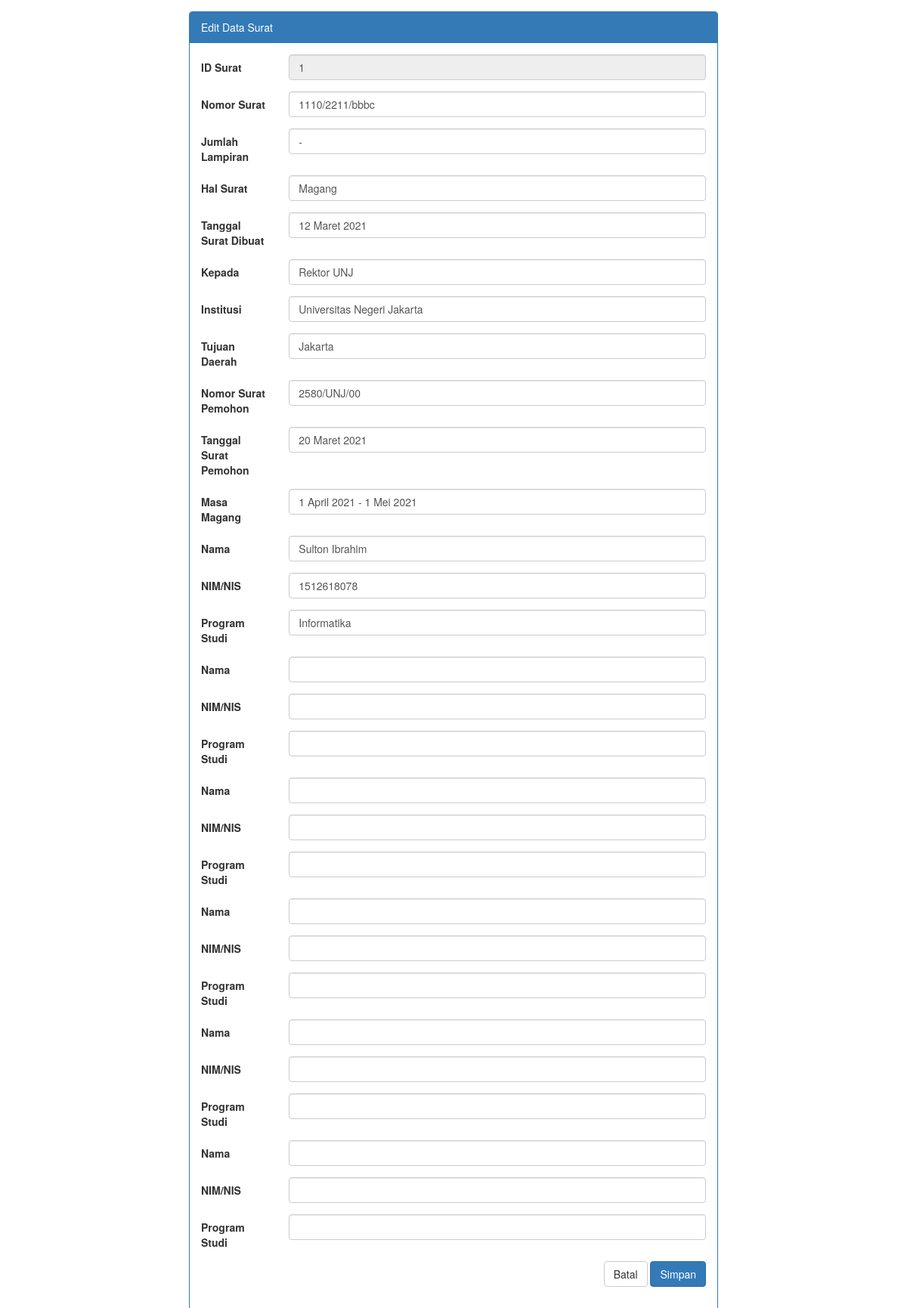
The page /home/formedit/1 on the database its author committed.
### tables this page shows
CREATE TABLE `surat` (
  `id_surat` int(11) NOT NULL,
  `no_surat` varchar(255) NOT NULL,
  `lampiran` varchar(3) NOT NULL,
  `hal_surat` varchar(255) NOT NULL,
  `tglsurat_dibuat` varchar(255) NOT NULL,
  `kepada_surat` varchar(255) NOT NULL,
  `institusi_surat` varchar(255) NOT NULL,
  `daerah_surat` varchar(255) NOT NULL,
  `no_surat_pemohon` varchar(255) NOT NULL,
  `tglsurat_pemohon` varchar(255) NOT NULL,
  `masa_magang` varchar(255) NOT NULL,
  `nama` varchar(255) NOT NULL,
  `nim` varchar(255) NOT NULL,
  `program_studi` varchar(255) NOT NULL,
  `nama2` varchar(255) NOT NULL,
  `nim2` varchar(255) NOT NULL,
  `program_studi2` varchar(255) NOT NULL,
  `nama3` varchar(255) NOT NULL,
  `nim3` varchar(255) NOT NULL,
  `program_studi3` varchar(255) NOT NULL,
  `nama4` varchar(255) NOT NULL,
  `nim4` varchar(255) NOT NULL,
  `program_studi4` varchar(255) NOT NULL,
  `nama5` varchar(255) NOT NULL,
  `nim5` varchar(255) NOT NULL,
  `program_studi5` varchar(255) NOT NULL,
  `nama6` varchar(255) NOT NULL,
  `nim6` varchar(255) NOT NULL,
  `program_studi6` varchar(255) NOT NULL,
  `siswa` varchar(255) NOT NULL
);

### application/controllers/Home.php (called while the page is built, shortened)
<?php
class Home extends CI_Controller
{
	public function __construct()
	{
		$this->load->model('model_surat');
		$this->load->helper(['url_helper', 'form']);
		$this->load->library(['form_validation', 'session', 'pdf']);
	}
	public function formedit($id)
	{
		$data['title'] = 'Edit Data | Test tampil Database';
		$data['db'] = $this->model_surat->edit_surat($id);
		$this->load->view('templates/header', $data);
		$this->load->view('formedit', $data);
		$this->load->view('templates/footer');
	}
}

### index.php (called while the page is built, shortened)
<?php
require_once BASEPATH.'core/CodeIgniter.php';

### application/config/database.php (called while the page is built, shortened)
<?php
$db['default'] = array(
	'dsn'	=> '',
	'hostname' => 'localhost',
	'username' => 'root',
	'password' => '',
	'database' => 'database_surat',
	'dbdriver' => 'mysqli',
	'dbprefix' => '',
	'pconnect' => FALSE,
	'db_debug' => (ENVIRONMENT !== 'production'),
	'cache_on' => FALSE,
	'cachedir' => '',
	'char_set' => 'utf8',
	'dbcollat' => 'utf8_general_ci',
	'swap_pre' => '',
	'encrypt' => FALSE,
	'compress' => FALSE,
	'stricton' => FALSE,
	'failover' => array(),
	'save_queries' => TRUE
);

### application/models/model_surat.php (called while the page is built, shortened)
<?php
class model_surat extends CI_Model
{
	public function edit_surat($id)
	{
		$query = $this->db->get_where('surat', ['id_surat' => $id]);
		return $query->row();
	}
}

### application/views/formedit.php (the view, shortened to what this page needs)
<section class="container-fluid">
	<div class="row">
		<div class="form-input clearfix">
			<div class="col-md-auto">
				<div class="panel panel-primary">
					<div class="panel-heading">Edit Data Surat</div>
					<div class="panel-body">
						<?php echo form_open('home/updatesurat/' . $db->id_surat, ['class' => 'form-horizontal', 'method' => 'post']); ?>
						<div class="form-group <?php echo (form_error('id_surat') != '') ? 'has-error has-feedback' : '' ?>">
							<label for="id_surat" class="control-label col-sm-2">ID Surat </label>
							<div class="col-sm-10">
								<input type="text" class="form-control" name="id_surat" value="<?php echo set_value('id_surat', $db->id_surat); ?>" readonly>
							</div>
						</div>
						<div class="form-group">
							<label for="no_surat" class="control-label col-sm-2">Nomor Surat </label>
							<div class="col-sm-10">
								<input type="text" class="form-control" name="no_surat" value="<?php echo set_value('no_surat', $db->no_surat); ?>">
							</div>
						</div>
						<div class="form-group">
							<label for="lampiran" class="control-label col-sm-2">Jumlah Lampiran </label>
							<div class="col-sm-10">
								<input type="text" class="form-control" name="lampiran" value="<?php echo set_value('lampiran', $db->lampiran); ?>">
							</div>
						</div>
						<div class="form-group">
							<label for="hal_surat" class="control-label col-sm-2">Hal Surat </label>
							<div class="col-sm-10">
								<input type="text" class="form-control" name="hal_surat" value="<?php echo set_value('hal_surat', $db->hal_surat); ?>">
							</div>
						</div>
						<div class="form-group">
							<label for="tglsurat_dibuat" class="control-label col-sm-2">Tanggal Surat Dibuat </label>
							<div class="col-sm-10">
								<input type="text" class="form-control" name="tglsurat_dibuat" value="<?php echo set_value('tglsurat_dibuat', $db->tglsurat_dibuat); ?>">
							</div>
						</div>
						<div class="form-group">
							<label for="kepada_surat" class="control-label col-sm-2">Kepada </label>
							<div class="col-sm-10">
								<input type="text" class="form-control" name="kepada_surat" value="<?php echo set_value('kepada_surat', $db->kepada_surat); ?>">
							</div>
						</div>
						<div class="form-group">
							<label for="institusi_surat" class="control-label col-sm-2">Institusi </label>
							<div class="col-sm-10">
								<input type="text" class="form-control" name="institusi_surat" value="<?php echo set_value('institusi_surat', $db->institusi_surat); ?>">
							</div>
						</div>
						<div class="form-group">
							<label for="daerah_surat" class="control-label col-sm-2">Tujuan Daerah </label>
							<div class="col-sm-10">
								<input type="text" class="form-control" name="daerah_surat" value="<?php echo set_value('daerah_surat', $db->daerah_surat); ?>">
							</div>
						</div>
						<div class="form-group">
							<label for="no_surat_pemohon" class="control-label col-sm-2">Nomor Surat Pemohon</label>
							<div class="col-sm-10">
								<input type="text" class="form-control" name="no_surat_pemohon" value="<?php echo set_value('no_surat_pemohon', $db->no_surat_pemohon); ?>">
							</div>
						</div>
						<div class="form-group">
							<label for="tglsurat_pemohon" class="control-label col-sm-2">Tanggal Surat Pemohon</label>
							<div class="col-sm-10">
								<input type="text" class="form-control" name="tglsurat_pemohon" value="<?php echo set_value('tglsurat_pemohon', $db->tglsurat_pemohon); ?>">
							</div>
						</div>
						<div class="form-group">
							<label for="masa_magang" class="control-label col-sm-2">Masa Magang </label>
							<div class="col-sm-10">
								<input type="text" class="form-control" name="masa_magang" value="<?php echo set_value('masa_magang', $db->masa_magang); ?>">
							</div>
						</div>
						<div class="form-group">
							<label for="nama" class="control-label col-sm-2">Nama </label>
							<div class="col-sm-10">
								<input type="text" class="form-control" name="nama" value="<?php echo set_value('nama', $db->nama); ?>">
							</div>
						</div>
						<div class="form-group">
							<label for="nim" class="control-label col-sm-2">NIM/NIS </label>
							<div class="col-sm-10">
								<input type="text" class="form-control" name="nim" value="<?php echo set_value('nim', $db->nim); ?>">
							</div>
						</div>
						<div class="form-group">
							<label for="program_studi" class="control-label col-sm-2">Program Studi </label>
							<div class="col-sm-10">
								<input type="text" class="form-control" name="program_studi" value="<?php echo set_value('program_studi', $db->program_studi); ?>">
							</div>
						</div>
						<div class="form-group">
							<label for="nama2" class="control-label col-sm-2">Nama </label>
							<div class="col-sm-10">
								<input type="text" class="form-control" name="nama2" value="<?php echo set_value('nama', $db->nama2); ?>">
							</div>
						</div>
						<div class="form-group">
							<label for="nim2" class="control-label col-sm-2">NIM/NIS </label>
							<div class="col-sm-10">
								<input type="text" class="form-control" name="nim2" value="<?php echo set_value('nim', $db->nim2); ?>">
							</div>
						</div>
						<div class="form-group">
							<label for="program_studi2" class="control-label col-sm-2">Program Studi </label>
							<div class="col-sm-10">
								<input type="text" class="form-control" name="program_studi2" value="<?php echo set_value('program_studi', $db->program_studi2); ?>">
							</div>
						</div>
						<div class="form-group">
							<label for="nama3" class="control-label col-sm-2">Nama </label>
							<div class="col-sm-10">
								<input type="text" class="form-control" name="nama3" value="<?php echo set_value('nama', $db->nama3); ?>">
							</div>
						</div>
						<div class="form-group">
							<label for="nim3" class="control-label col-sm-2">NIM/NIS </label>
							<div class="col-sm-10">
								<input type="text" class="form-control" name="nim3" value="<?php echo set_value('nim', $db->nim3); ?>">
							</div>
						</div>
						<div class="form-group">
							<label for="program_studi3" class="control-label col-sm-2">Program Studi </label>
							<div class="col-sm-10">
								<input type="text" class="form-control" name="program_studi3" value="<?php echo set_value('program_studi', $db->program_studi3); ?>">
							</div>
						</div>
						<div class="form-group">
							<label for="nama4" class="control-label col-sm-2">Nama </label>
							<div class="col-sm-10">
								<input type="text" class="form-control" name="nama4" value="<?php echo set_value('nama', $db->nama4); ?>">
							</div>
						</div>
						<div class="form-group">
							<label for="nim4" class="control-label col-sm-2">NIM/NIS </label>
							<div class="col-sm-10">
								<input type="text" class="form-control" name="nim4" value="<?php echo set_value('nim', $db->nim4); ?>">
							</div>
						</div>
						<div class="form-group">
							<label for="program_studi4" class="control-label col-sm-2">Program Studi </label>
							<div class="col-sm-10">
								<input type="text" class="form-control" name="program_studi4" value="<?php echo set_value('program_studi', $db->program_studi4); ?>">
							</div>
						</div>
						<div class="form-group">
							<label for="nama5" class="control-label col-sm-2">Nama </label>
							<div class="col-sm-10">
								<input type="text" class="form-control" name="nama5" value="<?php echo set_value('nama', $db->nama5); ?>">
							</div>
						</div>
						<div class="form-group">
							<label for="nim5" class="control-label col-sm-2">NIM/NIS </label>
							<div class="col-sm-10">
								<input type="text" class="form-control" name="nim5" value="<?php echo set_value('nim', $db->nim5); ?>">
							</div>
						</div>
						<div class="form-group">
							<label for="program_studi5" class="control-label col-sm-2">Program Studi </label>
							<div class="col-sm-10">
								<input type="text" class="form-control" name="program_studi5" value="<?php echo set_value('program_studi', $db->program_studi5); ?>">
							</div>
						</div>
						<div class="form-group">
							<label for="nama6" class="control-label col-sm-2">Nama </label>
							<div class="col-sm-10">
								<input type="text" class="form-control" name="nama6" value="<?php echo set_value('nama', $db->nama6); ?>">
							</div>
						</div>
						<div class="form-group">
							<label for="nim6" class="control-label col-sm-2">NIM/NIS </label>
							<div class="col-sm-10">
								<input type="text" class="form-control" name="nim6" value="<?php echo set_value('nim', $db->nim6); ?>">
							</div>
						</div>
						<div class="form-group">
							<label for="program_studi6" class="control-label col-sm-2">Program Studi </label>
							<div class="col-sm-10">
								<input type="text" class="form-control" name="program_studi6" value="<?php echo set_value('program_studi', $db->program_studi6); ?>">
							</div>
						</div>
						<div class="form-group">
							<div class="btn-form col-sm-12">
								<a href="<?php echo base_url('home/lihatdata'); ?>"><button type="button" class='btn btn-default'>Batal</button></a>
								<button type="submit" class='btn btn-primary'>Simpan</button>
							</div>
						</div>
						<?php echo form_close(); ?>
					</div>
				</div>
			</div>
		</div>
	</div>
</section>

### application/views/templates/header.php (shortened to what this page needs)
<!DOCTYPE html>
<html>
<head>
	<link rel="stylesheet" href="<?php echo base_url('assets/bootstrap/css/bootstrap.min.css'); ?>">
</head>
<body>

### application/views/templates/footer.php (shortened to what this page needs)
</body>
</html>

### application/views/templates/header.php (style rules this page uses)
.container-fluid { padding: 15px; }
.control-label { text-align: left !important; }
.form-input { max-width: 700px; margin: 0 auto; }
.btn-form { text-align: right; }

### rows shown on the page
surat: id_surat "1", no_surat "1110/2211/bbbc", lampiran "-", hal_surat "Magang", tglsurat_dibuat "12 Maret 2021", kepada_surat "Rektor UNJ", institusi_surat "Universitas Negeri Jakarta", daerah_surat "Jakarta", no_surat_pemohon "2580/UNJ/00", tglsurat_pemohon "20 Maret 2021", masa_magang "1 April 2021 - 1 Mei 2021", nama "Sulton Ibrahim", nim "1512618078", program_studi "Informatika"
